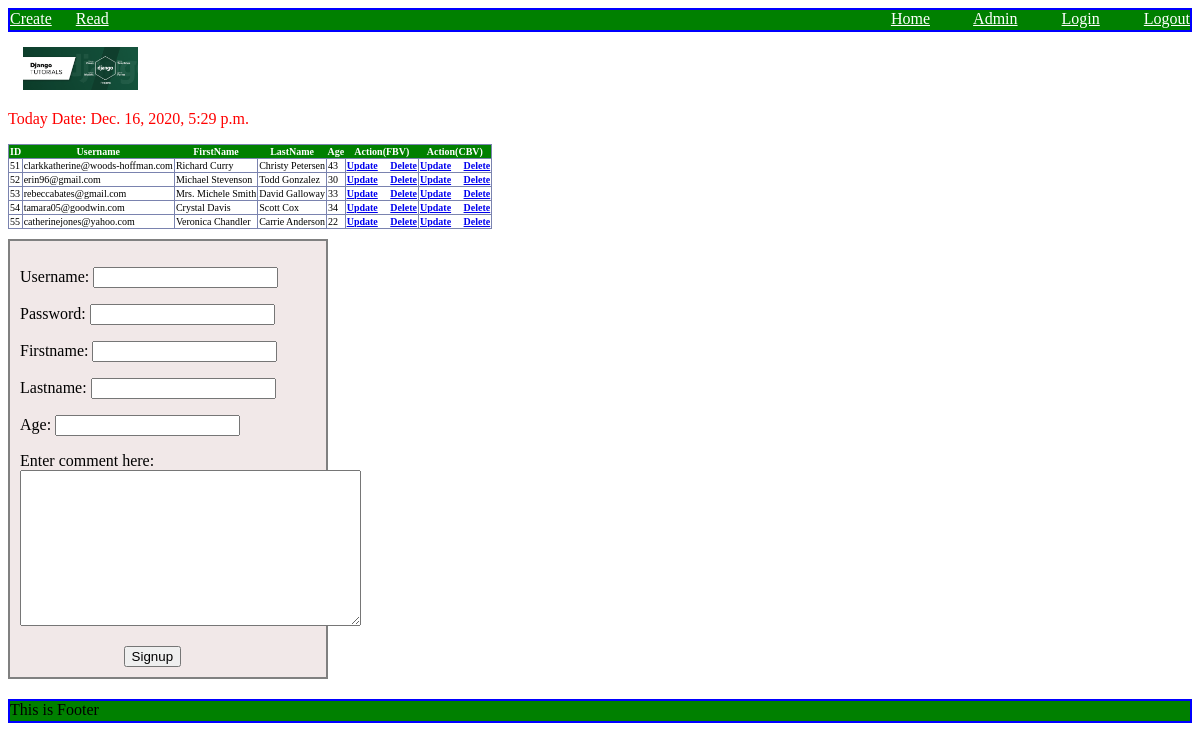
The page /twmprofile/profile/ on the database as committed earlier.
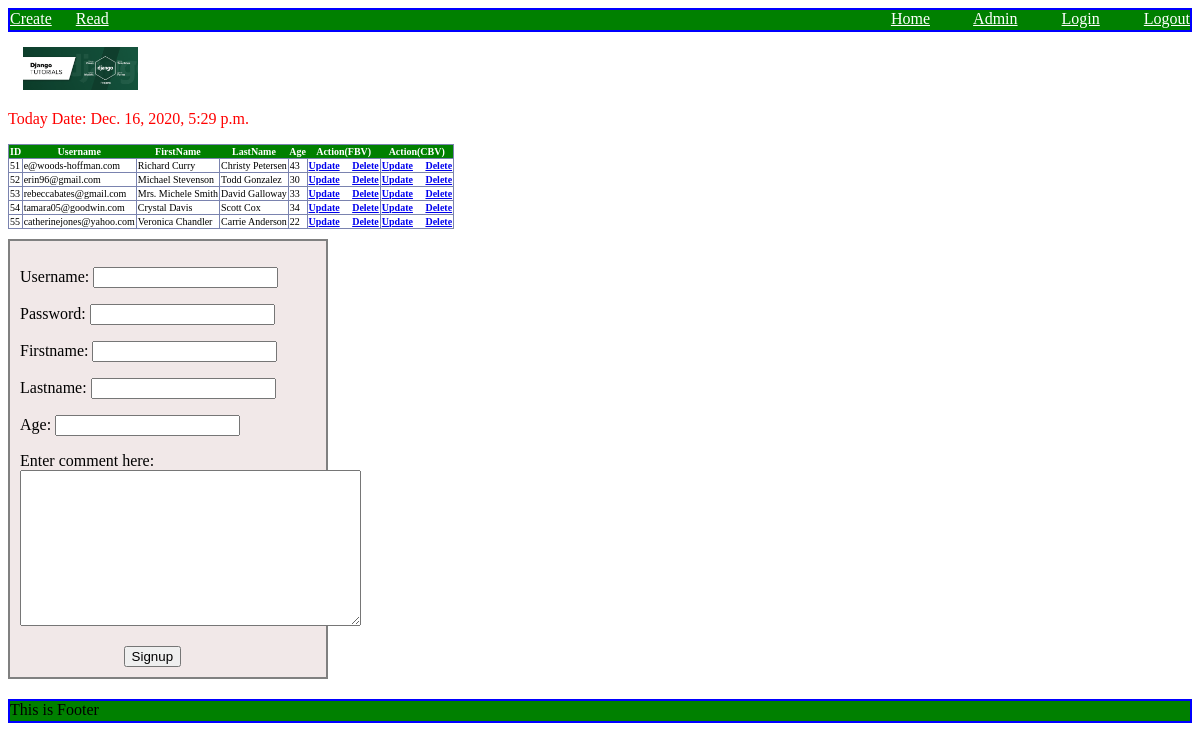
The same page on the database as committed later.
### twmprofile/models.py (models this page shows, shortened)
class Profile(models.Model):
    username = models.CharField(max_length=30)
    password = models.CharField(max_length=30)
    firstName = models.CharField(max_length=30)
    lastName = models.CharField(max_length=30)
    age = models.IntegerField(default=18)

### twmprofile/views.py (the view)
# urls.py: path('profile/', views.getProfile),
def getProfile(request):
    profiles = Profile.objects.all()
    redirecturl = 'twmprofile/home.html'
    ctx = ''
    if request.method == 'POST':
        form = forms.SignupRequest(request.POST)
        if form.is_valid():
            print("Form validation success. Going to save data into Database", form.cleaned_data)
            ctx = {'name': form.cleaned_data['firstName'], 'title': 'Thank You'}
            form.save(commit=True)
            form = forms.SignupRequest()
            redirecturl = 'twmprofile/thankyou.html'
        else:
            ctx = {'today': datetime.datetime.now(), 'profiles': profiles, 'form': form, 'title': 'Profile Information'}
            redirecturl = 'twmprofile/home.html'
    elif request.method == 'GET':
        form = forms.SignupRequest()
        ctx = {'today': datetime.datetime.now(), 'profiles': profiles, 'form': form, 'title': 'Profile Information'}
        redirecturl = 'twmprofile/home.html'
    response = render(request, redirecturl, ctx)
    response.set_cookie('count', int(request.COOKIES.get('count', 0)) + 1) # max_age is optonal
    return response

### twmprofile/forms.py (shortened to what this page needs)
class SignupRequest(forms.ModelForm):
    def custom_username_validator(value):
        if(not 'gmail' in value):
            raise forms.ValidationError('Email must be end with @gmail.com')
    username = forms.EmailField(validators=[custom_username_validator])
    password = forms.CharField()
    firstName = forms.CharField()
    lastName = forms.CharField()
    age = forms.IntegerField(required=False)
    comment = forms.CharField(required=False, label='Enter comment here', widget=forms.Textarea, validators=[validators.MaxLengthValidator(20)]) # emplicit validation
    bot_handler = forms.CharField(required=False, widget=forms.HiddenInput)
    class Meta:
        model = Profile
        fields = '__all__'

### templates/twmprofile/home.html (shortened to what this page needs)
<!DOCTYPE html>
{% extends 'twmprofile/common/base.html'%}
{% load static %}
{% block body_part %}
<div style="margin: 15px;">
    <img class="sunny" src="{% static "image/django.png" %}">
</div>
<p class="yms">Today Date: {{today}}</p>
{% if profiles %}
<table>
    <thead>
    <th>ID</th>
    <th>Username</th>
    <th>FirstName</th>
    <th>LastName</th>
    <th>Age</th>
    <th>Action(FBV)</th>
    <th>Action(CBV)</th>
    </thead>
    {% for next in profiles %}
    <tr>
        <td>{{next.id}}</td>
        <td>{{next.username}}</td>
        <td>{{next.firstName}}</td>
        <td>{{next.lastName}}</td>
        <td>{{next.age}}</td>
        <td><a href="/twmprofile/updateProfile/{{next.id}}"><strong>Update</strong></a> &nbsp; &nbsp; <a href="/twmprofile/deleteProfile/{{next.id}}"><strong>Delete</strong></a></td>
        <td><a href="/twmprofile/updateView/{{next.id}}"><strong>Update</strong></a> &nbsp; &nbsp; <a href="/twmprofile/deleteView/{{next.id}}"><strong>Delete</strong></a></td>
    </tr>
    {% endfor %}
</table>
{% else %}
<p>No profiles found</p>
{% endif %}
<div class="yms_form">
    <form method="POST">
        {{form.as_p}}
        <input type="submit" value="Signup" class="yms_button"/>
    </form>
</div>
{% endblock %}

Rows that differ between the two databases and show on the page:
changed Profile "Richard Curry": username "clarkkatherine@woods-hoffman.com" → "e@woods-hoffman.com"
